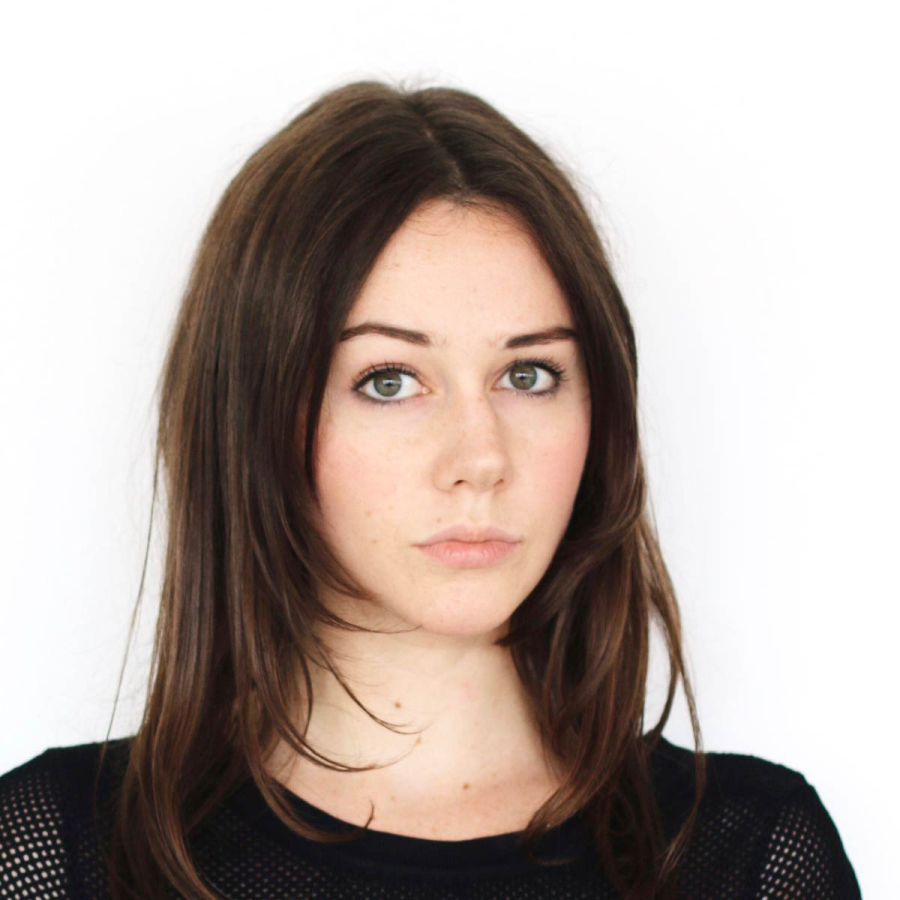
#> input picture photos/female_face_2.png, 900 x 900 px
$ python face_detect.py
#> lines starting #> are read from the running program, lines starting #| are printed output that depends on the picture; after the words box and inside, x2 and y2 are one past the last pixel; in counts of white or black regions, pixels touching at a corner belong together
import cv2 as cv

img = cv.imread('photos/female_face_2.png')
#> img is the input picture: shape (900, 900, 3); mean B, G, R 161.5, 167.5, 179.4
# img = cv.imread('photos/female_face_1.webp')

cv.imshow('face', img)

gray = cv.cvtColor(img, cv.COLOR_BGR2GRAY)
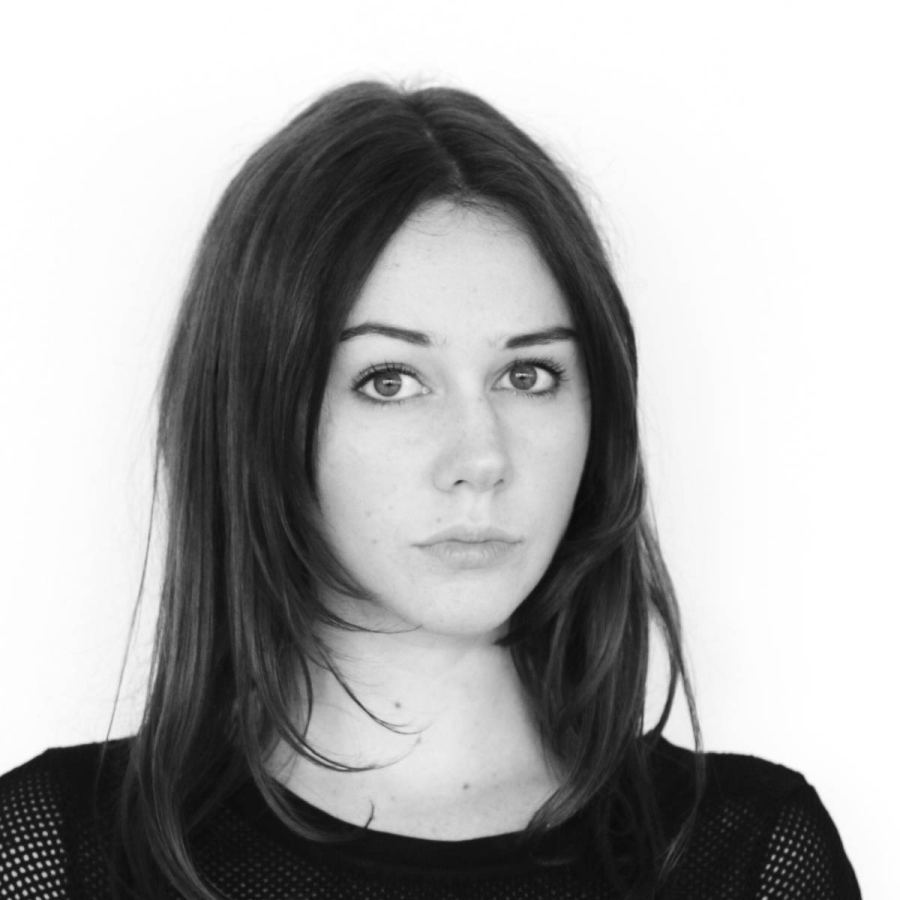
#> gray: shape (900, 900); min 9, max 255, mean 170.3

cv.imshow('gray', gray)


# using haar cascade

haar_cascade = cv.CascadeClassifier('haar_face.xml')
face_rect = haar_cascade.detectMultiScale(gray, scaleFactor=1.1, minNeighbors=3)
#> face_rect = [[297, 267, 335, 335]]
print(f'NUmber of faces found: {len(face_rect)}')
#| NUmber of faces found: 1

for (x,y,w,h) in face_rect:
    print(x,y,w,h)
    cv.rectangle(img, (x,y), (x+w, y+h), (0, 255, 0), thickness=2)
#> this loop made 1 pass
#| 297 267 335 335
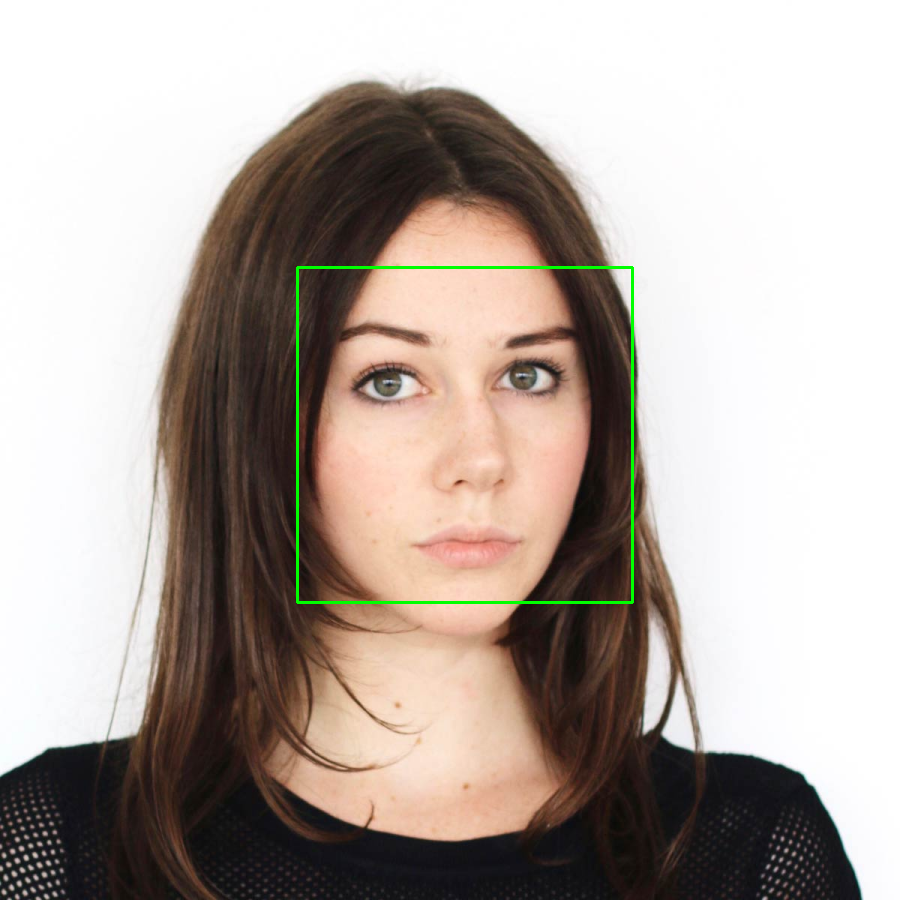
#> img: shape (900, 900, 3); 0.5% of pixels changed, all inside (x1, y1, x2, y2) = (296, 266, 634, 604)


cv.imshow('Detected faces', img)

cv.waitKey(0)

$ run again, with photos/female_face_1.webp saved as photos/female_face_2.png
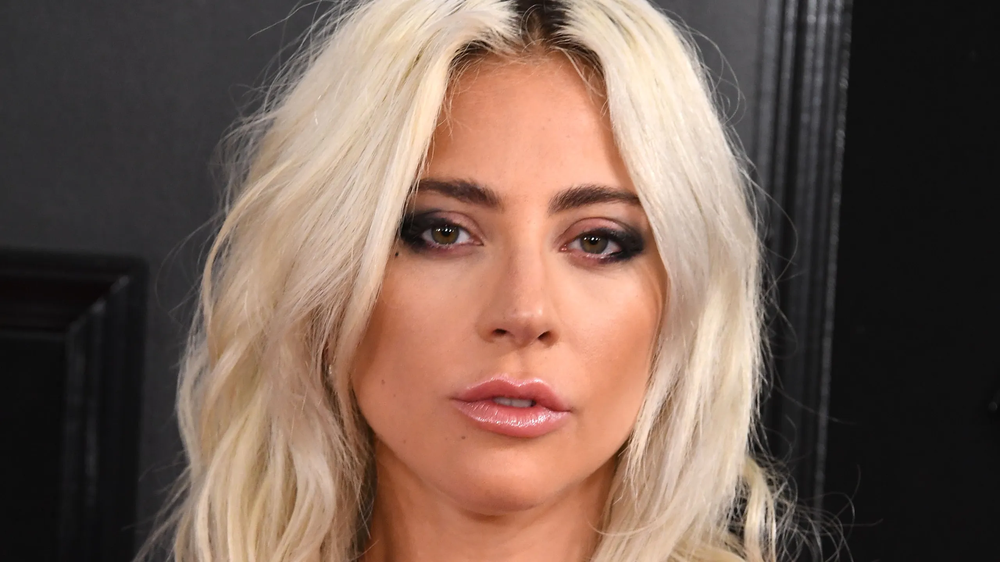
#> input picture photos/female_face_1.webp, 1000 x 562 px, shrunk from 2560 x 1440 before the run
#> img is the input picture: shape (562, 1000, 3); mean B, G, R 83.2, 94.8, 118
#> `gray = cv.cvtColor(img, cv.COLOR_BGR2GRAY)`:
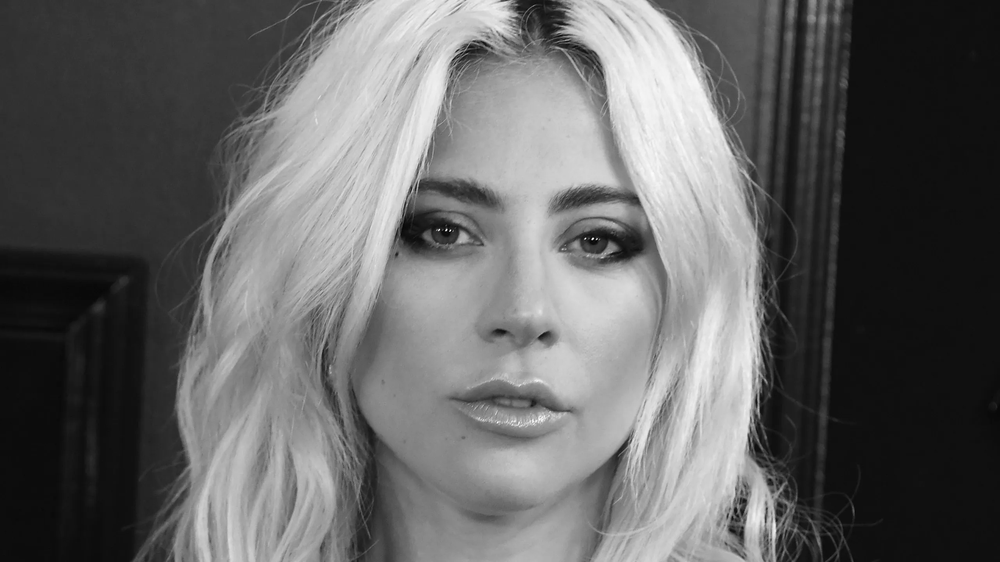
#> gray: shape (562, 1000); min 0, max 255, mean 100.4
#> face_rect = [[319, 75, 406, 406]]
#| NUmber of faces found: 1
#> the loop `for (x,y,w,h) in face_rect:` made 1 pass
#> (printed output is left out)
#> after the loop `for (x,y,w,h) in face_rect:`:
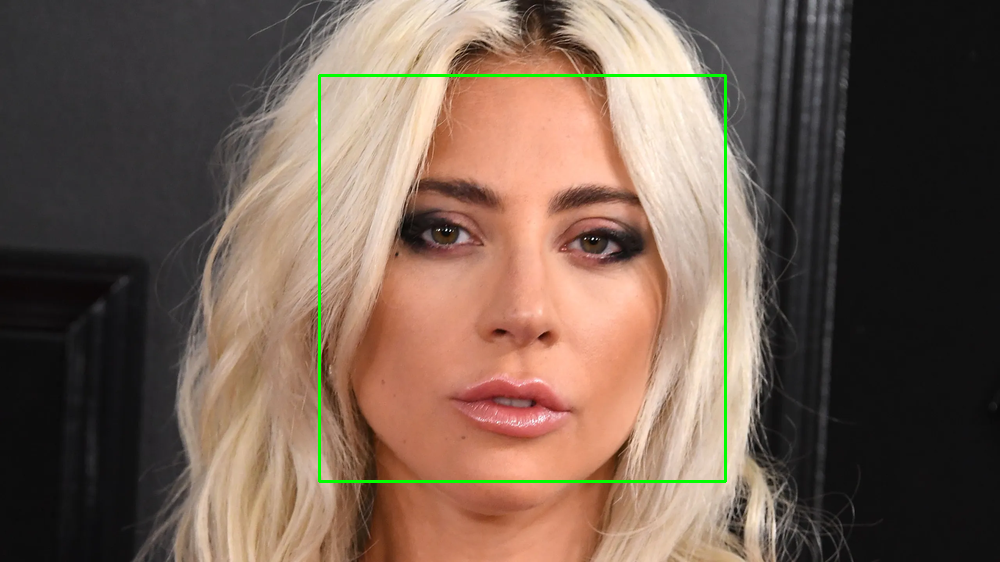
#> img: shape (562, 1000, 3); 0.87% of pixels changed, all inside (x1, y1, x2, y2) = (318, 74, 727, 483)

$ run again, with photos/cat_bilolap.jpg saved as photos/female_face_2.png
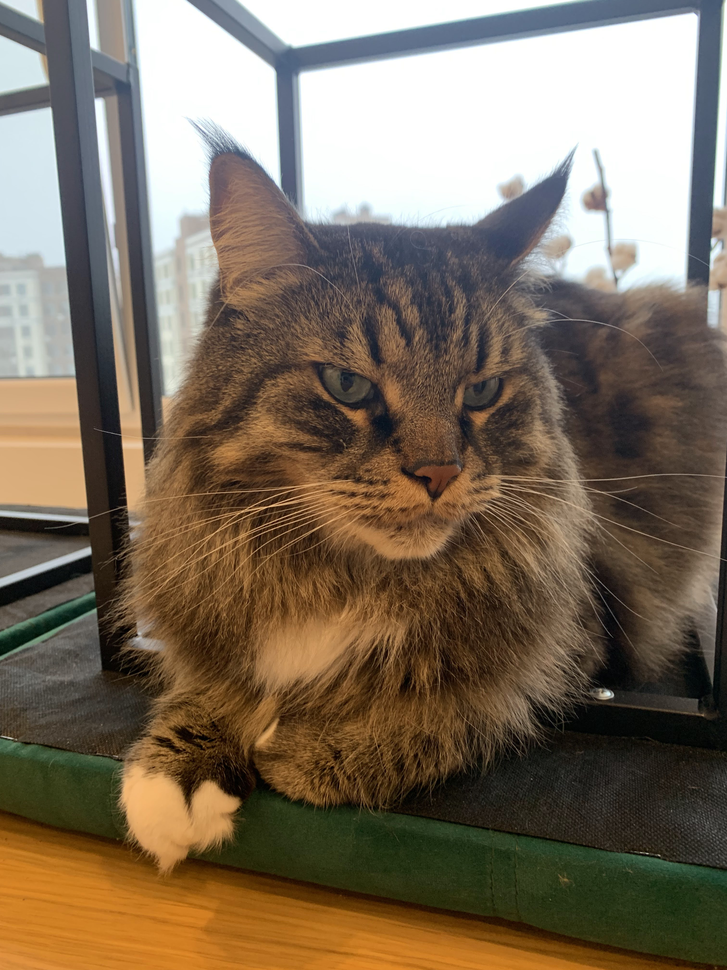
#> input picture photos/cat_bilolap.jpg, 727 x 970 px, shrunk from 3024 x 4032 before the run
#> img is the input picture: shape (970, 727, 3); mean B, G, R 92.9, 110.4, 124.6
#> `gray = cv.cvtColor(img, cv.COLOR_BGR2GRAY)`:
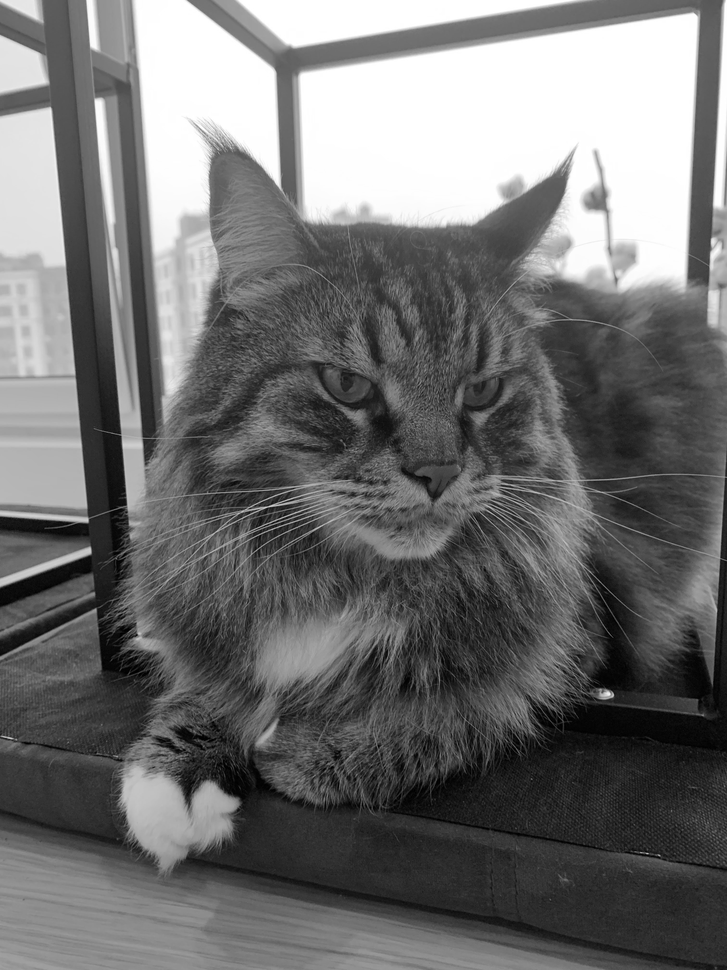
#> gray: shape (970, 727); min 0, max 255, mean 112.6
#> face_rect = ()
#| NUmber of faces found: 0
